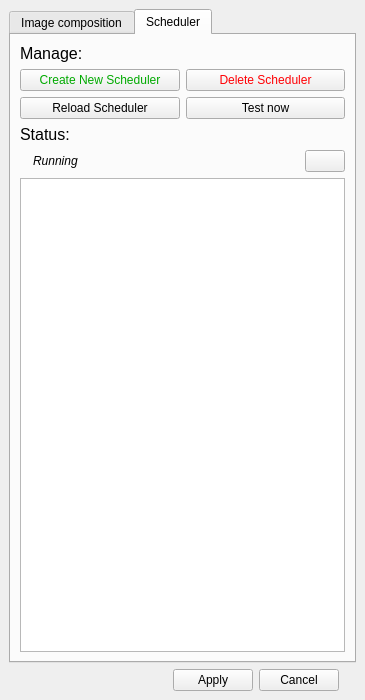
<?xml version="1.0" encoding="UTF-8"?>
<ui version="4.0">
 <class>MainWindow</class>
 <widget class="QMainWindow" name="MainWindow">
  <property name="geometry">
   <rect>
    <x>0</x>
    <y>0</y>
    <width>365</width>
    <height>700</height>
   </rect>
  </property>
  <property name="sizePolicy">
   <sizepolicy hsizetype="Maximum" vsizetype="Minimum">
    <horstretch>0</horstretch>
    <verstretch>0</verstretch>
   </sizepolicy>
  </property>
  <property name="minimumSize">
   <size>
    <width>365</width>
    <height>700</height>
   </size>
  </property>
  <property name="maximumSize">
   <size>
    <width>999999</width>
    <height>999999</height>
   </size>
  </property>
  <property name="mouseTracking">
   <bool>false</bool>
  </property>
  <property name="windowTitle">
   <string notr="true">Liewa</string>
  </property>
  <property name="autoFillBackground">
   <bool>false</bool>
  </property>
  <widget class="QWidget" name="centralwidget">
   <layout class="QVBoxLayout" name="verticalLayout_2">
    <item>
     <widget class="QTabWidget" name="tabWidget">
      <property name="enabled">
       <bool>true</bool>
      </property>
      <property name="sizePolicy">
       <sizepolicy hsizetype="Preferred" vsizetype="Preferred">
        <horstretch>0</horstretch>
        <verstretch>0</verstretch>
       </sizepolicy>
      </property>
      <property name="accessibleName">
       <string/>
      </property>
      <property name="currentIndex">
       <number>1</number>
      </property>
      <widget class="QWidget" name="image_compostion">
       <property name="whatsThis">
        <string>&lt;html&gt;&lt;head/&gt;&lt;body&gt;&lt;p&gt;&lt;br/&gt;&lt;/p&gt;&lt;/body&gt;&lt;/html&gt;</string>
       </property>
       <attribute name="title">
        <string>Image composition</string>
       </attribute>
       <layout class="QVBoxLayout" name="verticalLayout_7">
        <item>
         <layout class="QVBoxLayout" name="verticalLayout_3">
          <property name="sizeConstraint">
           <enum>QLayout::SetMinimumSize</enum>
          </property>
          <item>
           <widget class="QLabel" name="canvas_size">
            <property name="font">
             <font>
              <pointsize>12</pointsize>
              <weight>50</weight>
              <bold>false</bold>
              <underline>false</underline>
             </font>
            </property>
            <property name="text">
             <string>Canvas size:</string>
            </property>
            <property name="buddy">
             <cstring>size_dropdown</cstring>
            </property>
           </widget>
          </item>
          <item>
           <layout class="QVBoxLayout" name="verticalLayout">
            <item>
             <layout class="QHBoxLayout" name="horizontalLayout_5">
              <item>
               <widget class="QComboBox" name="size_dropdown">
                <item>
                 <property name="text">
                  <string>1920x1080</string>
                 </property>
                </item>
                <item>
                 <property name="text">
                  <string>640x360</string>
                 </property>
                </item>
               </widget>
              </item>
              <item>
               <spacer name="horizontalSpacer">
                <property name="orientation">
                 <enum>Qt::Horizontal</enum>
                </property>
                <property name="sizeHint" stdset="0">
                 <size>
                  <width>40</width>
                  <height>20</height>
                 </size>
                </property>
               </spacer>
              </item>
             </layout>
            </item>
            <item>
             <layout class="QHBoxLayout" name="horizontalLayout_2">
              <item>
               <widget class="QCheckBox" name="custom_size_checkbox">
                <property name="sizePolicy">
                 <sizepolicy hsizetype="Minimum" vsizetype="Preferred">
                  <horstretch>0</horstretch>
                  <verstretch>0</verstretch>
                 </sizepolicy>
                </property>
                <property name="minimumSize">
                 <size>
                  <width>0</width>
                  <height>0</height>
                 </size>
                </property>
                <property name="maximumSize">
                 <size>
                  <width>70</width>
                  <height>16777215</height>
                 </size>
                </property>
                <property name="text">
                 <string>Custom size</string>
                </property>
               </widget>
              </item>
              <item>
               <widget class="Line" name="line_2">
                <property name="orientation">
                 <enum>Qt::Vertical</enum>
                </property>
               </widget>
              </item>
              <item alignment="Qt::AlignHCenter">
               <widget class="QLabel" name="x_label">
                <property name="enabled">
                 <bool>false</bool>
                </property>
                <property name="maximumSize">
                 <size>
                  <width>30</width>
                  <height>16777215</height>
                 </size>
                </property>
                <property name="text">
                 <string>x:</string>
                </property>
               </widget>
              </item>
              <item>
               <widget class="QSpinBox" name="x_value_input">
                <property name="enabled">
                 <bool>false</bool>
                </property>
                <property name="minimumSize">
                 <size>
                  <width>30</width>
                  <height>0</height>
                 </size>
                </property>
                <property name="buttonSymbols">
                 <enum>QAbstractSpinBox::NoButtons</enum>
                </property>
                <property name="maximum">
                 <number>9999</number>
                </property>
               </widget>
              </item>
              <item alignment="Qt::AlignHCenter">
               <widget class="QLabel" name="y_label">
                <property name="enabled">
                 <bool>false</bool>
                </property>
                <property name="maximumSize">
                 <size>
                  <width>30</width>
                  <height>16777215</height>
                 </size>
                </property>
                <property name="text">
                 <string>y:</string>
                </property>
               </widget>
              </item>
              <item>
               <widget class="QSpinBox" name="y_value_input">
                <property name="enabled">
                 <bool>false</bool>
                </property>
                <property name="minimumSize">
                 <size>
                  <width>0</width>
                  <height>0</height>
                 </size>
                </property>
                <property name="buttonSymbols">
                 <enum>QAbstractSpinBox::NoButtons</enum>
                </property>
                <property name="maximum">
                 <number>9999</number>
                </property>
               </widget>
              </item>
              <item>
               <widget class="QLabel" name="size_error_label">
                <property name="enabled">
                 <bool>true</bool>
                </property>
                <property name="styleSheet">
                 <string notr="true">color: rgb(255, 0, 0);</string>
                </property>
                <property name="text">
                 <string>invalid size!</string>
                </property>
               </widget>
              </item>
              <item>
               <spacer name="horizontalSpacer_3">
                <property name="orientation">
                 <enum>Qt::Horizontal</enum>
                </property>
                <property name="sizeHint" stdset="0">
                 <size>
                  <width>10</width>
                  <height>20</height>
                 </size>
                </property>
               </spacer>
              </item>
             </layout>
            </item>
           </layout>
          </item>
          <item>
           <widget class="QLabel" name="background_color">
            <property name="font">
             <font>
              <pointsize>12</pointsize>
              <weight>50</weight>
              <bold>false</bold>
              <underline>false</underline>
             </font>
            </property>
            <property name="text">
             <string>Background Color:</string>
            </property>
           </widget>
          </item>
          <item>
           <layout class="QVBoxLayout" name="verticalLayout_4">
            <item>
             <layout class="QHBoxLayout" name="horizontalLayout_6">
              <item>
               <widget class="QPushButton" name="choose_color_btn">
                <property name="text">
                 <string>Choose color</string>
                </property>
               </widget>
              </item>
              <item>
               <widget class="QLabel" name="choosen_color_label">
                <property name="enabled">
                 <bool>true</bool>
                </property>
                <property name="styleSheet">
                 <string notr="true">background-color: rgb(255, 49, 59);
color: rgb(255, 0, 4);</string>
                </property>
                <property name="text">
                 <string>__________</string>
                </property>
               </widget>
              </item>
              <item>
               <spacer name="horizontalSpacer_2">
                <property name="orientation">
                 <enum>Qt::Horizontal</enum>
                </property>
                <property name="sizeHint" stdset="0">
                 <size>
                  <width>30</width>
                  <height>20</height>
                 </size>
                </property>
               </spacer>
              </item>
             </layout>
            </item>
            <item>
             <layout class="QHBoxLayout" name="horizontalLayout_3">
              <item>
               <widget class="QCheckBox" name="background_img_checkbox">
                <property name="enabled">
                 <bool>true</bool>
                </property>
                <property name="text">
                 <string>Background Image</string>
                </property>
               </widget>
              </item>
              <item>
               <widget class="QPushButton" name="browse_bg_file_btn">
                <property name="enabled">
                 <bool>false</bool>
                </property>
                <property name="text">
                 <string>Browse image file</string>
                </property>
               </widget>
              </item>
             </layout>
            </item>
           </layout>
          </item>
          <item>
           <widget class="QLabel" name="planets">
            <property name="enabled">
             <bool>true</bool>
            </property>
            <property name="font">
             <font>
              <pointsize>12</pointsize>
              <weight>50</weight>
              <bold>false</bold>
              <underline>false</underline>
             </font>
            </property>
            <property name="text">
             <string>Planets:</string>
            </property>
           </widget>
          </item>
          <item>
           <layout class="QHBoxLayout" name="horizontalLayout_7">
            <item>
             <widget class="QListView" name="planet_list_table">
              <property name="enabled">
               <bool>true</bool>
              </property>
              <property name="sizePolicy">
               <sizepolicy hsizetype="Fixed" vsizetype="Fixed">
                <horstretch>0</horstretch>
                <verstretch>0</verstretch>
               </sizepolicy>
              </property>
              <property name="maximumSize">
               <size>
                <width>325</width>
                <height>83</height>
               </size>
              </property>
             </widget>
            </item>
            <item>
             <widget class="QWidget" name="widget" native="true">
              <layout class="QVBoxLayout" name="verticalLayout_9">
               <item>
                <widget class="QPushButton" name="add_planet_btn">
                 <property name="styleSheet">
                  <string notr="true"/>
                 </property>
                 <property name="text">
                  <string>Add</string>
                 </property>
                </widget>
               </item>
               <item>
                <widget class="QPushButton" name="edit_planet_btn">
                 <property name="text">
                  <string>Edit</string>
                 </property>
                </widget>
               </item>
               <item>
                <widget class="QPushButton" name="delete_planet_btn">
                 <property name="styleSheet">
                  <string notr="true"/>
                 </property>
                 <property name="text">
                  <string>Delete</string>
                 </property>
                 <property name="autoDefault">
                  <bool>false</bool>
                 </property>
                 <property name="default">
                  <bool>false</bool>
                 </property>
                </widget>
               </item>
              </layout>
             </widget>
            </item>
           </layout>
          </item>
          <item>
           <layout class="QHBoxLayout" name="horizontalLayout_4">
            <property name="spacing">
             <number>6</number>
            </property>
            <item>
             <widget class="QCheckBox" name="custom_config_checkbox">
              <property name="maximumSize">
               <size>
                <width>140</width>
                <height>16777215</height>
               </size>
              </property>
              <property name="text">
               <string>custom config</string>
              </property>
              <property name="checked">
               <bool>false</bool>
              </property>
             </widget>
            </item>
            <item>
             <widget class="QPushButton" name="browse_config_btn">
              <property name="enabled">
               <bool>false</bool>
              </property>
              <property name="text">
               <string>Browse config file</string>
              </property>
             </widget>
            </item>
           </layout>
          </item>
          <item>
           <widget class="QLabel" name="preview_label">
            <property name="font">
             <font>
              <family>Sans Serif</family>
              <pointsize>12</pointsize>
              <weight>50</weight>
              <bold>false</bold>
              <underline>false</underline>
             </font>
            </property>
            <property name="text">
             <string>Preview:</string>
            </property>
           </widget>
          </item>
          <item>
           <widget class="QGraphicsView" name="graphicsView">
            <property name="sizePolicy">
             <sizepolicy hsizetype="Fixed" vsizetype="Fixed">
              <horstretch>0</horstretch>
              <verstretch>0</verstretch>
             </sizepolicy>
            </property>
            <property name="minimumSize">
             <size>
              <width>100</width>
              <height>150</height>
             </size>
            </property>
            <property name="maximumSize">
             <size>
              <width>9999</width>
              <height>150</height>
             </size>
            </property>
            <property name="autoFillBackground">
             <bool>false</bool>
            </property>
            <property name="verticalScrollBarPolicy">
             <enum>Qt::ScrollBarAlwaysOff</enum>
            </property>
            <property name="horizontalScrollBarPolicy">
             <enum>Qt::ScrollBarAlwaysOff</enum>
            </property>
            <property name="sizeAdjustPolicy">
             <enum>QAbstractScrollArea::AdjustToContents</enum>
            </property>
           </widget>
          </item>
         </layout>
        </item>
        <item>
         <layout class="QHBoxLayout" name="horizontalLayout">
          <item>
           <spacer name="horizontalSpacer_5">
            <property name="orientation">
             <enum>Qt::Horizontal</enum>
            </property>
            <property name="sizeHint" stdset="0">
             <size>
              <width>40</width>
              <height>10</height>
             </size>
            </property>
           </spacer>
          </item>
          <item>
           <widget class="QPushButton" name="save_yml_btn">
            <property name="text">
             <string/>
            </property>
           </widget>
          </item>
         </layout>
        </item>
       </layout>
      </widget>
      <widget class="QWidget" name="scheduler">
       <attribute name="title">
        <string>Scheduler</string>
       </attribute>
       <layout class="QVBoxLayout" name="verticalLayout_8">
        <item>
         <layout class="QVBoxLayout" name="verticalLayout_5">
          <item>
           <widget class="QLabel" name="label">
            <property name="font">
             <font>
              <pointsize>12</pointsize>
              <weight>50</weight>
              <bold>false</bold>
              <underline>false</underline>
             </font>
            </property>
            <property name="text">
             <string>Manage:</string>
            </property>
           </widget>
          </item>
          <item>
           <layout class="QGridLayout" name="gridLayout">
            <item row="1" column="1">
             <widget class="QPushButton" name="test_now_btn">
              <property name="text">
               <string>Test now</string>
              </property>
             </widget>
            </item>
            <item row="0" column="0">
             <widget class="QPushButton" name="create_schedueler_btn">
              <property name="styleSheet">
               <string notr="true">color: rgb(0, 170, 0);</string>
              </property>
              <property name="text">
               <string>Create New Scheduler</string>
              </property>
             </widget>
            </item>
            <item row="0" column="1">
             <widget class="QPushButton" name="delete_scheduler_btn">
              <property name="styleSheet">
               <string notr="true">color: rgb(255, 0, 4);</string>
              </property>
              <property name="text">
               <string>Delete Scheduler</string>
              </property>
             </widget>
            </item>
            <item row="1" column="0">
             <widget class="QPushButton" name="reload_scheduler_btn">
              <property name="text">
               <string>Reload Scheduler</string>
              </property>
             </widget>
            </item>
           </layout>
          </item>
          <item>
           <widget class="QLabel" name="label_4">
            <property name="font">
             <font>
              <pointsize>12</pointsize>
              <weight>50</weight>
              <bold>false</bold>
              <underline>false</underline>
             </font>
            </property>
            <property name="text">
             <string>Status:</string>
            </property>
           </widget>
          </item>
          <item>
           <layout class="QVBoxLayout" name="verticalLayout_6">
            <item>
             <layout class="QHBoxLayout" name="horizontalLayout_8">
              <item>
               <widget class="QLabel" name="status_label_color">
                <property name="styleSheet">
                 <string notr="true"/>
                </property>
                <property name="text">
                 <string/>
                </property>
               </widget>
              </item>
              <item>
               <widget class="QLabel" name="status_label_text">
                <property name="font">
                 <font>
                  <italic>true</italic>
                 </font>
                </property>
                <property name="text">
                 <string>Running</string>
                </property>
               </widget>
              </item>
              <item>
               <spacer name="horizontalSpacer_4">
                <property name="orientation">
                 <enum>Qt::Horizontal</enum>
                </property>
                <property name="sizeHint" stdset="0">
                 <size>
                  <width>40</width>
                  <height>20</height>
                 </size>
                </property>
               </spacer>
              </item>
              <item>
               <widget class="QPushButton" name="reload_status_btn">
                <property name="text">
                 <string/>
                </property>
               </widget>
              </item>
             </layout>
            </item>
            <item>
             <widget class="QTextEdit" name="status_output">
              <property name="readOnly">
               <bool>true</bool>
              </property>
              <property name="placeholderText">
               <string/>
              </property>
             </widget>
            </item>
           </layout>
          </item>
         </layout>
        </item>
       </layout>
      </widget>
     </widget>
    </item>
    <item>
     <widget class="QDialogButtonBox" name="dialog_buttons">
      <property name="maximumSize">
       <size>
        <width>200</width>
        <height>16777215</height>
       </size>
      </property>
      <property name="layoutDirection">
       <enum>Qt::RightToLeft</enum>
      </property>
      <property name="orientation">
       <enum>Qt::Horizontal</enum>
      </property>
      <property name="standardButtons">
       <set>QDialogButtonBox::Apply|QDialogButtonBox::Cancel</set>
      </property>
      <property name="centerButtons">
       <bool>true</bool>
      </property>
     </widget>
    </item>
   </layout>
  </widget>
 </widget>
 <tabstops>
  <tabstop>tabWidget</tabstop>
  <tabstop>size_dropdown</tabstop>
  <tabstop>custom_size_checkbox</tabstop>
  <tabstop>background_img_checkbox</tabstop>
  <tabstop>custom_config_checkbox</tabstop>
 </tabstops>
 <resources/>
 <connections>
  <connection>
   <sender>custom_size_checkbox</sender>
   <signal>toggled(bool)</signal>
   <receiver>size_dropdown</receiver>
   <slot>setDisabled(bool)</slot>
   <hints>
    <hint type="sourcelabel">
     <x>88</x>
     <y>139</y>
    </hint>
    <hint type="destinationlabel">
     <x>117</x>
     <y>107</y>
    </hint>
   </hints>
  </connection>
  <connection>
   <sender>custom_size_checkbox</sender>
   <signal>toggled(bool)</signal>
   <receiver>x_label</receiver>
   <slot>setEnabled(bool)</slot>
   <hints>
    <hint type="sourcelabel">
     <x>88</x>
     <y>139</y>
    </hint>
    <hint type="destinationlabel">
     <x>119</x>
     <y>126</y>
    </hint>
   </hints>
  </connection>
  <connection>
   <sender>custom_size_checkbox</sender>
   <signal>toggled(bool)</signal>
   <receiver>y_label</receiver>
   <slot>setEnabled(bool)</slot>
   <hints>
    <hint type="sourcelabel">
     <x>88</x>
     <y>139</y>
    </hint>
    <hint type="destinationlabel">
     <x>184</x>
     <y>126</y>
    </hint>
   </hints>
  </connection>
  <connection>
   <sender>custom_config_checkbox</sender>
   <signal>toggled(bool)</signal>
   <receiver>planet_list_table</receiver>
   <slot>setDisabled(bool)</slot>
   <hints>
    <hint type="sourcelabel">
     <x>155</x>
     <y>402</y>
    </hint>
    <hint type="destinationlabel">
     <x>171</x>
     <y>372</y>
    </hint>
   </hints>
  </connection>
  <connection>
   <sender>custom_config_checkbox</sender>
   <signal>toggled(bool)</signal>
   <receiver>delete_planet_btn</receiver>
   <slot>setDisabled(bool)</slot>
   <hints>
    <hint type="sourcelabel">
     <x>155</x>
     <y>402</y>
    </hint>
    <hint type="destinationlabel">
     <x>333</x>
     <y>377</y>
    </hint>
   </hints>
  </connection>
  <connection>
   <sender>custom_config_checkbox</sender>
   <signal>toggled(bool)</signal>
   <receiver>edit_planet_btn</receiver>
   <slot>setDisabled(bool)</slot>
   <hints>
    <hint type="sourcelabel">
     <x>155</x>
     <y>402</y>
    </hint>
    <hint type="destinationlabel">
     <x>333</x>
     <y>348</y>
    </hint>
   </hints>
  </connection>
  <connection>
   <sender>custom_config_checkbox</sender>
   <signal>toggled(bool)</signal>
   <receiver>add_planet_btn</receiver>
   <slot>setDisabled(bool)</slot>
   <hints>
    <hint type="sourcelabel">
     <x>155</x>
     <y>402</y>
    </hint>
    <hint type="destinationlabel">
     <x>333</x>
     <y>319</y>
    </hint>
   </hints>
  </connection>
  <connection>
   <sender>custom_config_checkbox</sender>
   <signal>toggled(bool)</signal>
   <receiver>background_img_checkbox</receiver>
   <slot>setDisabled(bool)</slot>
   <hints>
    <hint type="sourcelabel">
     <x>155</x>
     <y>402</y>
    </hint>
    <hint type="destinationlabel">
     <x>161</x>
     <y>240</y>
    </hint>
   </hints>
  </connection>
  <connection>
   <sender>custom_config_checkbox</sender>
   <signal>toggled(bool)</signal>
   <receiver>custom_size_checkbox</receiver>
   <slot>setDisabled(bool)</slot>
   <hints>
    <hint type="sourcelabel">
     <x>155</x>
     <y>402</y>
    </hint>
    <hint type="destinationlabel">
     <x>88</x>
     <y>139</y>
    </hint>
   </hints>
  </connection>
  <connection>
   <sender>custom_config_checkbox</sender>
   <signal>toggled(bool)</signal>
   <receiver>size_dropdown</receiver>
   <slot>setDisabled(bool)</slot>
   <hints>
    <hint type="sourcelabel">
     <x>155</x>
     <y>402</y>
    </hint>
    <hint type="destinationlabel">
     <x>117</x>
     <y>107</y>
    </hint>
   </hints>
  </connection>
  <connection>
   <sender>custom_config_checkbox</sender>
   <signal>toggled(bool)</signal>
   <receiver>x_label</receiver>
   <slot>setDisabled(bool)</slot>
   <hints>
    <hint type="sourcelabel">
     <x>155</x>
     <y>402</y>
    </hint>
    <hint type="destinationlabel">
     <x>119</x>
     <y>126</y>
    </hint>
   </hints>
  </connection>
  <connection>
   <sender>custom_config_checkbox</sender>
   <signal>toggled(bool)</signal>
   <receiver>x_label</receiver>
   <slot>setDisabled(bool)</slot>
   <hints>
    <hint type="sourcelabel">
     <x>155</x>
     <y>402</y>
    </hint>
    <hint type="destinationlabel">
     <x>119</x>
     <y>126</y>
    </hint>
   </hints>
  </connection>
  <connection>
   <sender>custom_config_checkbox</sender>
   <signal>toggled(bool)</signal>
   <receiver>y_label</receiver>
   <slot>setDisabled(bool)</slot>
   <hints>
    <hint type="sourcelabel">
     <x>155</x>
     <y>402</y>
    </hint>
    <hint type="destinationlabel">
     <x>184</x>
     <y>126</y>
    </hint>
   </hints>
  </connection>
  <connection>
   <sender>custom_config_checkbox</sender>
   <signal>toggled(bool)</signal>
   <receiver>choose_color_btn</receiver>
   <slot>setDisabled(bool)</slot>
   <hints>
    <hint type="sourcelabel">
     <x>56</x>
     <y>402</y>
    </hint>
    <hint type="destinationlabel">
     <x>86</x>
     <y>210</y>
    </hint>
   </hints>
  </connection>
  <connection>
   <sender>custom_config_checkbox</sender>
   <signal>toggled(bool)</signal>
   <receiver>browse_bg_file_btn</receiver>
   <slot>setDisabled(bool)</slot>
   <hints>
    <hint type="sourcelabel">
     <x>104</x>
     <y>402</y>
    </hint>
    <hint type="destinationlabel">
     <x>341</x>
     <y>241</y>
    </hint>
   </hints>
  </connection>
  <connection>
   <sender>choose_color_btn</sender>
   <signal>toggled(bool)</signal>
   <receiver>browse_bg_file_btn</receiver>
   <slot>setEnabled(bool)</slot>
   <hints>
    <hint type="sourcelabel">
     <x>98</x>
     <y>210</y>
    </hint>
    <hint type="destinationlabel">
     <x>341</x>
     <y>241</y>
    </hint>
   </hints>
  </connection>
  <connection>
   <sender>custom_config_checkbox</sender>
   <signal>toggled(bool)</signal>
   <receiver>browse_config_btn</receiver>
   <slot>setEnabled(bool)</slot>
   <hints>
    <hint type="sourcelabel">
     <x>142</x>
     <y>402</y>
    </hint>
    <hint type="destinationlabel">
     <x>342</x>
     <y>420</y>
    </hint>
   </hints>
  </connection>
  <connection>
   <sender>background_img_checkbox</sender>
   <signal>toggled(bool)</signal>
   <receiver>browse_bg_file_btn</receiver>
   <slot>setEnabled(bool)</slot>
   <hints>
    <hint type="sourcelabel">
     <x>125</x>
     <y>240</y>
    </hint>
    <hint type="destinationlabel">
     <x>341</x>
     <y>241</y>
    </hint>
   </hints>
  </connection>
  <connection>
   <sender>background_img_checkbox</sender>
   <signal>toggled(bool)</signal>
   <receiver>choose_color_btn</receiver>
   <slot>setDisabled(bool)</slot>
   <hints>
    <hint type="sourcelabel">
     <x>77</x>
     <y>240</y>
    </hint>
    <hint type="destinationlabel">
     <x>68</x>
     <y>210</y>
    </hint>
   </hints>
  </connection>
  <connection>
   <sender>custom_config_checkbox</sender>
   <signal>toggled(bool)</signal>
   <receiver>choosen_color_label</receiver>
   <slot>setDisabled(bool)</slot>
   <hints>
    <hint type="sourcelabel">
     <x>106</x>
     <y>419</y>
    </hint>
    <hint type="destinationlabel">
     <x>175</x>
     <y>210</y>
    </hint>
   </hints>
  </connection>
  <connection>
   <sender>custom_config_checkbox</sender>
   <signal>toggled(bool)</signal>
   <receiver>planets</receiver>
   <slot>setDisabled(bool)</slot>
   <hints>
    <hint type="sourcelabel">
     <x>63</x>
     <y>419</y>
    </hint>
    <hint type="destinationlabel">
     <x>53</x>
     <y>280</y>
    </hint>
   </hints>
  </connection>
  <connection>
   <sender>custom_config_checkbox</sender>
   <signal>toggled(bool)</signal>
   <receiver>background_color</receiver>
   <slot>setDisabled(bool)</slot>
   <hints>
    <hint type="sourcelabel">
     <x>71</x>
     <y>419</y>
    </hint>
    <hint type="destinationlabel">
     <x>82</x>
     <y>148</y>
    </hint>
   </hints>
  </connection>
  <connection>
   <sender>custom_config_checkbox</sender>
   <signal>toggled(bool)</signal>
   <receiver>canvas_size</receiver>
   <slot>setDisabled(bool)</slot>
   <hints>
    <hint type="sourcelabel">
     <x>71</x>
     <y>419</y>
    </hint>
    <hint type="destinationlabel">
     <x>62</x>
     <y>59</y>
    </hint>
   </hints>
  </connection>
  <connection>
   <sender>custom_config_checkbox</sender>
   <signal>toggled(bool)</signal>
   <receiver>x_value_input</receiver>
   <slot>setDisabled(bool)</slot>
   <hints>
    <hint type="sourcelabel">
     <x>118</x>
     <y>419</y>
    </hint>
    <hint type="destinationlabel">
     <x>149</x>
     <y>117</y>
    </hint>
   </hints>
  </connection>
  <connection>
   <sender>custom_config_checkbox</sender>
   <signal>toggled(bool)</signal>
   <receiver>y_value_input</receiver>
   <slot>setDisabled(bool)</slot>
   <hints>
    <hint type="sourcelabel">
     <x>138</x>
     <y>419</y>
    </hint>
    <hint type="destinationlabel">
     <x>211</x>
     <y>118</y>
    </hint>
   </hints>
  </connection>
  <connection>
   <sender>custom_size_checkbox</sender>
   <signal>toggled(bool)</signal>
   <receiver>x_value_input</receiver>
   <slot>setEnabled(bool)</slot>
   <hints>
    <hint type="sourcelabel">
     <x>77</x>
     <y>139</y>
    </hint>
    <hint type="destinationlabel">
     <x>167</x>
     <y>139</y>
    </hint>
   </hints>
  </connection>
  <connection>
   <sender>custom_size_checkbox</sender>
   <signal>toggled(bool)</signal>
   <receiver>y_value_input</receiver>
   <slot>setEnabled(bool)</slot>
   <hints>
    <hint type="sourcelabel">
     <x>85</x>
     <y>139</y>
    </hint>
    <hint type="destinationlabel">
     <x>232</x>
     <y>139</y>
    </hint>
   </hints>
  </connection>
 </connections>
</ui>
